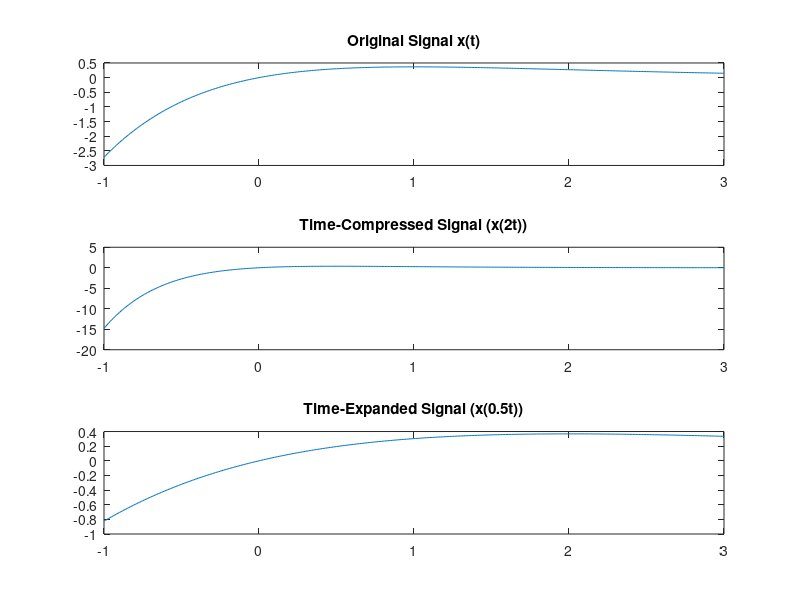

This chart was generated by the following MATLAB code:
clc;
clear;
close all;

t = -1:0.01:3;
x_t = t .* exp(-t); % Original signal x(t)
% Time compression (a = 2): x1(t) = x(2t)
x1_t = (2*t) .* exp(-2*t); % *2 with t 
% Time expansion (a = 0.5): x2(t) = x(0.5t)
x2_t = (0.5*t) .* exp(-0.5*t); % *0.5 with t
% Plot the original and scaled signals
figure;
subplot(311);
plot(t, x_t);
title('Original Signal x(t)');
subplot(312);
plot(t, x1_t);
title('Time-Compressed Signal (x(2t))');
subplot(313);
plot(t, x2_t);
title('Time-Expanded Signal (x(0.5t))');

